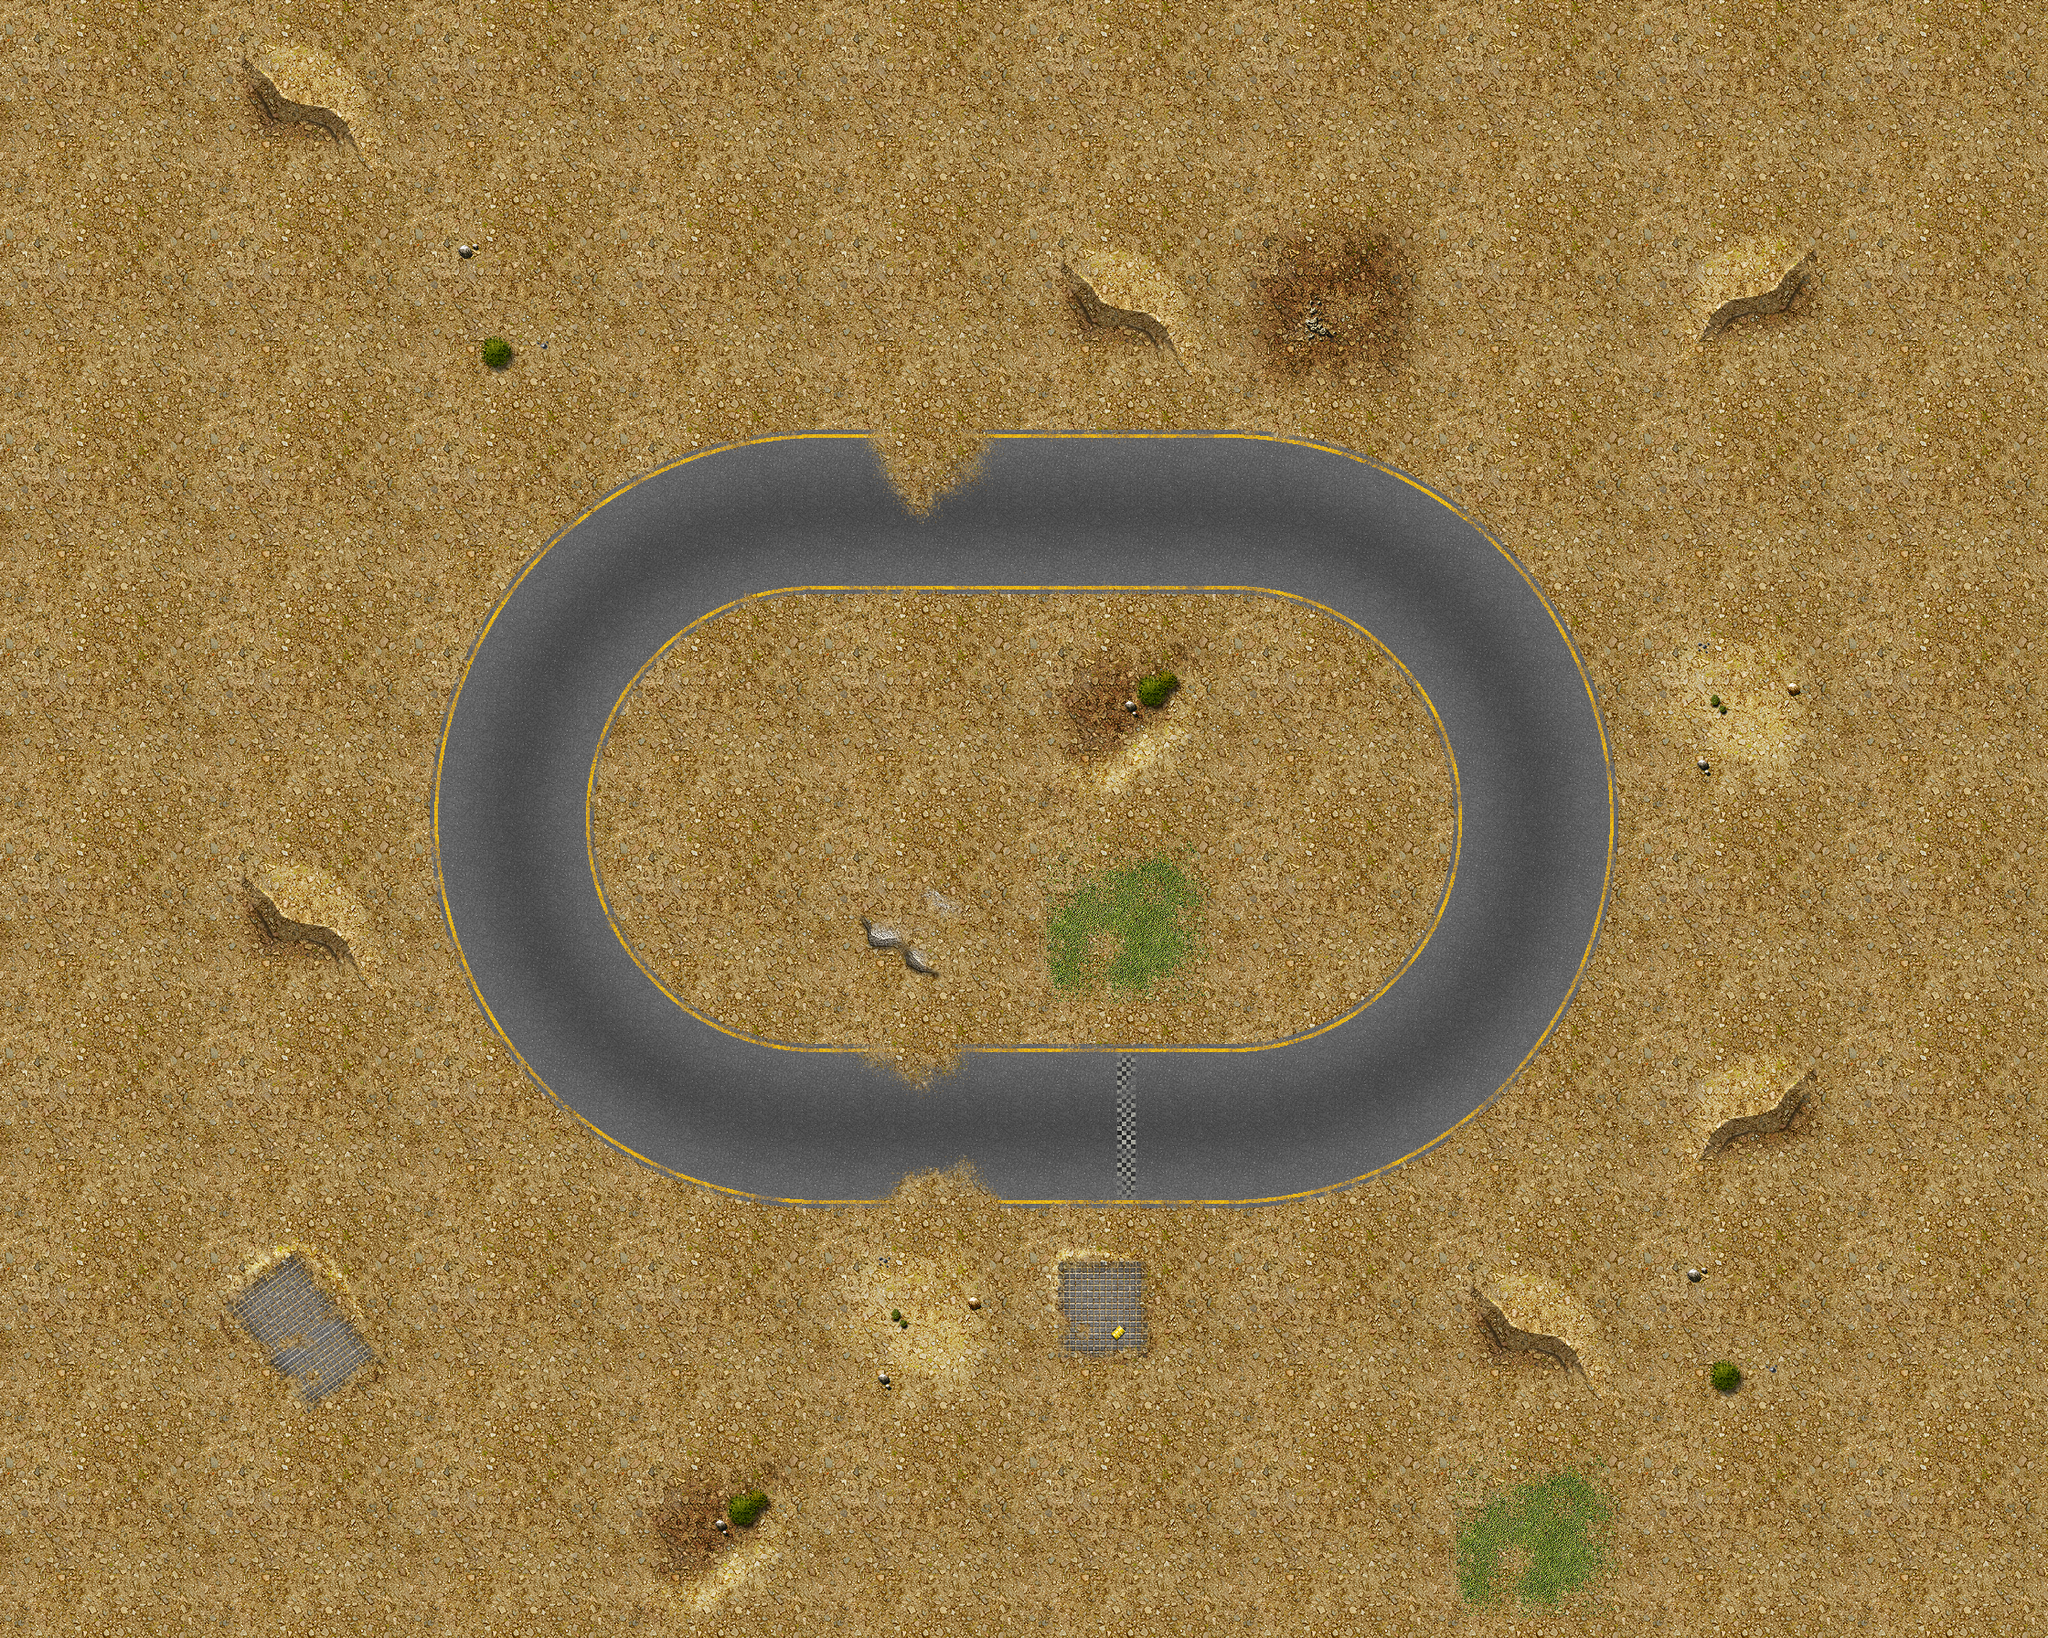

Rendered tile map (Tiled .tmx) drawn with the repository's tilesets; below, a short description and the map source with its tile grids summarised:
An orthogonal 10x8 tile map with 224x224 px tiles, 1 tile layer (track) and 62 objects (7x tree-9, 3x tree-6, 2x tree-5, tree-2, tree-1).

<map version="1.0" orientation="orthogonal" width="10" height="8" tilewidth="224" tileheight="224">
 <properties>
  <property name="name" value="Simple" />
 </properties>
 <tileset firstgid="1" name="desert" tilewidth="224" tileheight="224">
  <image source="tilesets/desert/224.png" width="896" height="2464" />
 </tileset>
 <layer name="track" width="10" height="8">
  <data>[80 cells, 80 non-empty, 31 distinct tile ids]</data>
 </layer>
 <objectgroup color="#55ffff" name="trees" width="10" height="8">
  <object name="tree-2" type="tree-2" x="1664" y="426" width="61" height="68">
   <properties>
    <property name="scale" value="2" />
   </properties>
  </object>
  <object name="tree-5" type="tree-5" x="525" y="1278" width="61" height="68">
   <properties>
    <property name="scale" value="5" />
   </properties>
  </object>
  <object name="tree-9" type="tree-9" x="1245" y="899" width="61" height="68">
   <properties>
    <property name="scale" value="10" />
   </properties>
  </object>
  <object name="tree-9" type="tree-9" x="431" y="584" width="61" height="68">
   <properties>
    <property name="scale" value="4" />
   </properties>
  </object>
  <object name="tree-1" type="tree-1" x="1063" y="349" width="61" height="68">
   <properties>
    <property name="scale" value="1.25" />
   </properties>
  </object>
  <object name="tree-5" type="tree-5" x="588" y="408" width="61" height="68">
   <properties>
    <property name="scale" value="2" />
   </properties>
  </object>
  <object name="tree-6" type="tree-6" x="359" y="941" width="61" height="68">
   <properties>
    <property name="scale" value="6" />
   </properties>
  </object>
  <object name="tree-9" type="tree-9" x="1556" y="1348" width="61" height="68">
   <properties>
    <property name="scale" value="4" />
   </properties>
  </object>
  <object name="tree-6" type="tree-6" x="1814" y="916" width="61" height="68">
   <properties>
    <property name="scale" value="4" />
   </properties>
  </object>
  <object name="tree-6" type="tree-6" x="876" y="1354" width="61" height="68">
   <properties>
    <property name="scale" value="5.4" />
   </properties>
  </object>
  <object name="tree-9" type="tree-9" x="822" y="952" width="45" height="44">
   <properties>
    <property name="scale" value="5" />
   </properties>
  </object>
  <object name="tree-9" type="tree-9" x="1405" y="942" width="45" height="44">
   <properties>
    <property name="scale" value="5" />
   </properties>
  </object>
  <object name="tree-9" type="tree-9" x="1327" y="739" width="45" height="44">
   <properties>
    <property name="scale" value="4" />
   </properties>
  </object>
  <object name="tree-9" type="tree-9" x="975" y="782" width="45" height="44">
   <properties>
    <property name="scale" value="5" />
   </properties>
  </object>
 </objectgroup>
 <objectgroup color="#ffaa00" name="lights" width="10" height="8">
  <object x="742" y="1280" width="27" height="21" />
  <object x="481" y="918" width="27" height="21" />
  <object x="996" y="439" width="27" height="21" />
  <object x="1751" y="898" width="27" height="21" />
  <object x="1356" y="435" width="27" height="21" />
  <object x="1422" y="1292" width="27" height="21" />
  <object x="607" y="571" />
  <object x="581" y="1232" />
  <object x="1624" y="1192" />
  <object x="1659" y="546" />
  <object x="712" y="912" width="27" height="21" />
  <object x="1075" y="778" width="27" height="21" />
  <object x="1365" y="973" width="27" height="21" />
  <object x="1082" y="1416" width="27" height="21" />
  <object x="279" y="1208" width="27" height="21" />
  <object x="332" y="682" width="27" height="21" />
  <object x="827" y="252" width="27" height="21" />
  <object x="1699" y="228" width="27" height="21" />
  <object x="1812" y="1268" width="27" height="21" />
  <object x="1967" y="716" width="27" height="21" />
 </objectgroup>
 <objectgroup color="#a40002" name="walls" width="10" height="8">
  <object x="900" y="663">
   <polyline points="0,0 60,0 385,0 429,7" />
  </object>
  <object x="1084" y="1118">
   <polyline points="15,14 77,27 195,35 280,29 364,3 469,-69" />
  </object>
  <object x="819" y="677">
   <polyline points="57,-9 -5,6 -63,49 -101,92 -127,213 -86,337 28,413 173,422" />
  </object>
  <object x="1036" y="1330">
   <polyline points="-45,-2 41,-9 131,-21 242,-15 339,-19 437,-9" />
  </object>
  <object x="997" y="1338">
   <polyline points="0,0 -133,-16 -260,-17 -330,-61 -456,-89 -560,-396 -518,-599" />
  </object>
  <object x="451" y="753">
   <polyline points="0,0 86,-112 146,-233" />
  </object>
  <object x="599" y="540">
   <polyline points="0,0 107,-82 271,-92 391,-110" />
  </object>
  <object x="1010" y="406">
   <polyline points="-42,17 197,41 344,16 568,35" />
  </object>
  <object x="1490" y="447">
   <polyline points="0,0 181,77 246,180" />
  </object>
  <object x="1744" y="609">
   <polyline points="0,0 50,176 32,382 -42,535 -122,609" />
  </object>
  <object x="1653" y="1212">
   <polyline points="0,0 -201,100" />
  </object>
  <object x="987" y="1079">
   <polyline points="0,0 155,56" />
  </object>
  <object x="1321" y="659">
   <polyline points="3,18 136,45 192,66 213,106 247,193 249,269 239,333 195,407" />
  </object>
 </objectgroup>
 <objectgroup color="#ecde0e" name="sectors" width="10" height="8" visible="0">
  <object x="901" y="473">
   <polygon points="-5,-81 -5,199 443,199 443,-81" />
  </object>
  <object x="1363" y="645">
   <polygon points="-19,27 -19,-253 317,-141 149,83" />
  </object>
  <object x="1534" y="720">
   <polygon points="-22,8 146,-216 258,8 34,120" />
  </object>
  <object x="1592" y="851">
   <polygon points="-24,-11 200,-123 200,157 -24,157" />
  </object>
  <object x="1566" y="1032">
   <polygon points="2,-24 226,-24 2,256 -110,88" />
  </object>
  <object x="1434" y="1134">
   <polygon points="22,-14 -90,-14 -90,210 134,154" />
  </object>
  <object x="882" y="1314">
   <polygon points="14,30 -322,-26 -98,-306 14,-250" />
  </object>
  <object x="641" y="1239">
   <polygon points="-81,49 -193,-175 87,-287 143,-231" />
  </object>
  <object x="478" y="1003">
   <polygon points="-30,61 250,-51 250,-219 -30,-331" />
  </object>
  <object x="499" y="712">
   <polygon points="-51,-40 229,72 285,16 117,-264" />
  </object>
  <object x="677" y="517">
   <polygon points="-61,-69 107,211 219,155 219,-125" />
  </object>
  <object x="886" y="1139">
   <polygon points="10,-75 10,205 234,205 234,-19" />
  </object>
  <object x="1123" y="1137">
   <polygon points="-3,-17 -3,207 109,207 109,-17" />
  </object>
  <object x="1237" y="1120">
   <polygon points="-5,0 107,0 107,224 -5,224" />
  </object>
 </objectgroup>
 <objectgroup color="#ffec18" name="route" width="10" height="8" visible="0">
  <object x="1345" y="1241">
   <polyline points="-113,-9 -225,-9 -449,-9 -667,-98 -762,-229 -745,-509 -628,-625 -450,-689 0,-693 230,-596 318,-449 323,-233 159,-45 -1,-9" />
  </object>
 </objectgroup>
 <objectgroup name="static-meshes" width="10" height="8" visible="0" />
</map>
